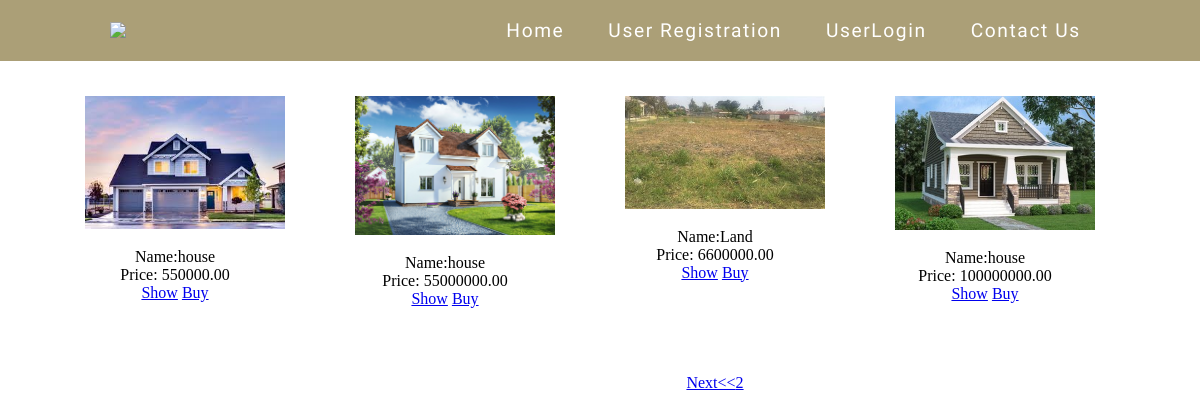
The app's page /index/ with its own data.
### app/models.py (models this page shows)
class addproperty(models.Model):
    property_id=models.AutoField(primary_key=True,default=False)
    name=models.CharField(max_length=30)
    date=models.CharField(max_length=30)
    contact=models.IntegerField()
    property=models.CharField(max_length=20)
    email=models.EmailField()
    address=models.TextField()
    selling_price=models.DecimalField(max_digits=20,decimal_places=2)
    image=models.ImageField(upload_to="propertyImages")

### app/views.py (the view)
# urls.py: path('index/', views.ShowIndex),
def ShowIndex(request):
    id = request.GET.get("page_no")
    qs = addproperty.objects.all()
    p = Paginator(qs, 4)
    if id == None:
        page = p.page(1)
    else:
        page = p.page(id)
    return render(request, "index.html", {"type": type, "result": page})

### templates/index.html (shortened to what this page needs)
<!DOCTYPE html>
<html lang="en">
<head>
{% load staticfiles %}
    <link rel="stylesheet" href="https://cdnjs.cloudflare.com/ajax/libs/normalize/5.0.0/normalize.min.css">
      <link rel="stylesheet" href="{%static 'css/style.css'%}">
</head>
<body>
  <header id="header">
    <nav class="menu">
      <div class="logo">
        <img src="https://blog.junkmail.co.za/wp-content/uploads/2016/04/4.png">
      </div>
      <div class="enlaces" id="enlaces">
                    <a class="nav-link js-scroll-trigger" href="/home/?type=home">
Home</a>
      <a class="nav-link js-scroll-trigger" href="/register/?type=register" aria-hidden="true">User Registration</a>
        <a class="nav-link js-scroll-trigger" href="/login/?type=login" aria-hidden="true">UserLogin</a>
           <a class="nav-link js-scroll-trigger" href="/contactUs/?type=contact"aria-hidden="true">Contact Us</a>
      </div>
    </nav>
</header>
{% for x in result %}
<div class="gallery">
  <a  href="/propertydetails/?type=product&id={{ x.property_id }}">
    <img src="{{ x.image.url }}" alt="Cinque Terre" width="600" height="400">
  </a>
  <div class="desc">    Name:{{ x.property}}<br>
                Price: {{ x.selling_price}}<br>
               <a href="/propertydetails/?type=product&id={{ x.property_id}}">Show</a>
           <a href="/BuyProperty/?id={{ x.property_id }}">Buy</a></div>
</div>
  {% endfor %}
            <div class="gallery">
                <p align="center">
        {% if result.has_next %}
            <a href="/index/?page_no={{result.next_page_number }}">Next<<{{result.next_page_number }}</a>
        {% endif %}
  </p>
    </div>
</body>
</html>

### app/static/css/style.css (style rules this page uses)
body { box-sizing: border-box; font-size: 16px; margin: 0; padding: 0; }
#header { background-color: #AB9F77; width: 100%; top: 0; }
#header .menu { width: 90%; max-width: 1000px; margin: auto; display: flex; flex-direction: row; justify-content: space-between; align-items: center; }
#header .menu .logo { display: inline-block; margin: 10px 0 10px 10px; }
#header .menu .logo img { vertical-align: top; width: 70px; }
.menu .enlaces { display: inline-block; text-align: right; font-family: 'Francois One', sans-serif; letter-spacing: 0.1em; }
.menu .enlaces a { color: white; text-decoration: none; display: inline-block; font-size: 1.2em; text-align: center; padding: 1em; }

### records on screen
addproperty: image (picture), property "house", selling_price "550000.00"
addproperty: image (picture), property "house", selling_price "55000000.00"
addproperty: image (picture), property "Land", selling_price "6600000.00"
addproperty: image (picture), property "house", selling_price "100000000.00"

### other values on screen
{{ result.next_page_number }} "2"
